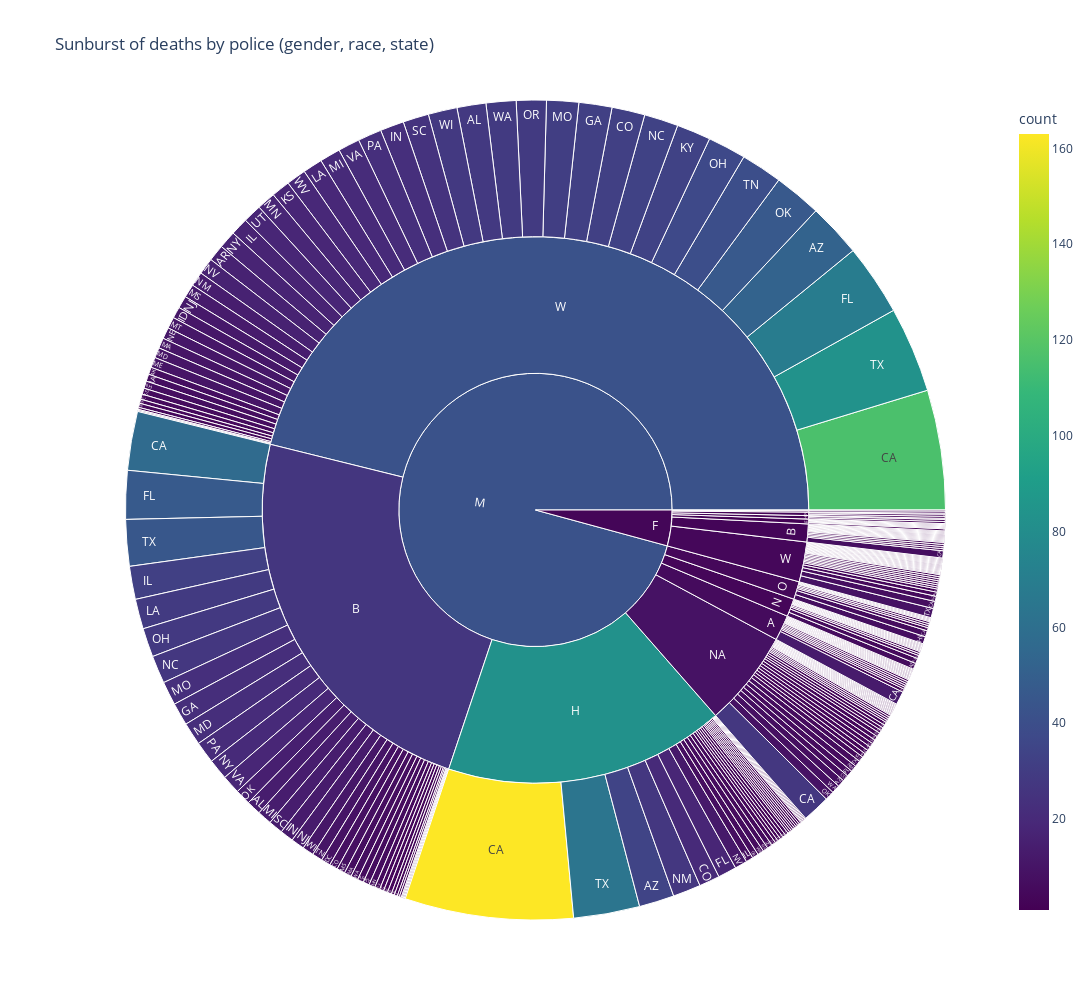

Write notebook code for a chart like this one.
### Code cell
sunburst = px.sunburst(
    gender_race_state,
    path=["gender", "race", "state"],
    values="count",
    color="count",
    color_continuous_scale="Viridis",
    width=1200,
    height=1000,
    title="Sunburst of deaths by police (gender, race, state)",
)

sunburst.show()

### Figure 1 — Plotly figure (JSON) as saved in the notebook; plotly's stock layout.template omitted (floating-point values rounded to 4 significant figures; data arrays with more than 128 entries replaced by an {"elided": "..."} marker saying what was removed)
{"data": [{"branchvalues": "total", "customdata": {"elided": "273x1 float values"}, "domain": {"x": [0, 1], "y": [0, 1]}, "hovertemplate": "labels=%{label}<br>count_sum=%{value}<br>parent=%{parent}<br>id=%{id}<br>count=%{color}<extra></extra>", "ids": {"elided": "273 str values"}, "labels": {"elided": "273 str values"}, "marker": {"coloraxis": "coloraxis", "colors": {"elided": "273 float values"}}, "name": "", "parents": {"elided": "273 str values"}, "type": "sunburst", "values": {"elided": "273 float values"}}], "layout": {"coloraxis": {"colorbar": {"title": {"text": "count"}}, "colorscale": [[0, "#440154"], [0.1111, "#482878"], [0.2222, "#3e4989"], [0.3333, "#31688e"], [0.4444, "#26828e"], [0.5556, "#1f9e89"], [0.6667, "#35b779"], [0.7778, "#6ece58"], [0.8889, "#b5de2b"], [1, "#fde725"]]}, "height": 1000, "legend": {"tracegroupgap": 0}, "title": {"text": "Sunburst of deaths by police (gender, race, state)"}, "width": 1200}}
